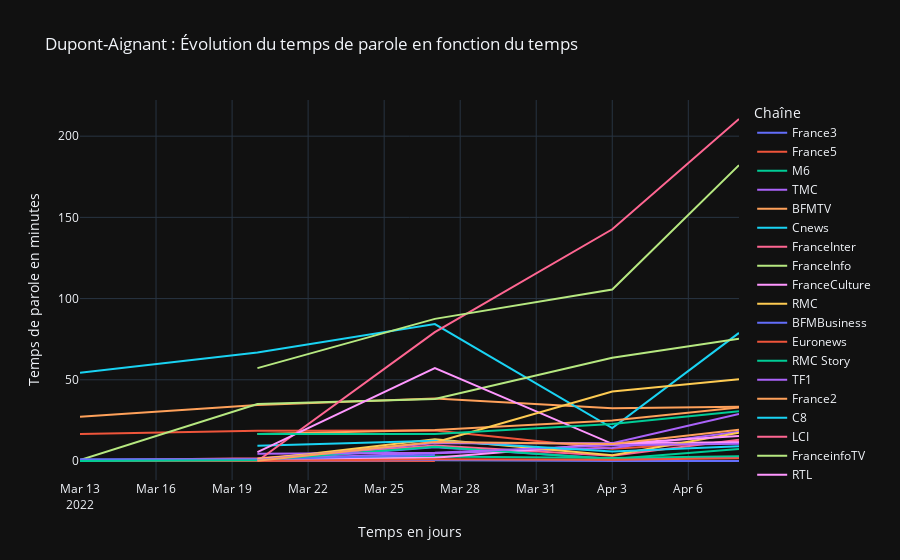

The code cell stored with this chart in its notebook:
### Code cell
px.line(df_dupont, x='Période', y="Somme", color='Chaîne', labels={
    "Période": "Temps en jours",
    "Somme": "Temps de parole en minutes",
    "Chaîne": "Chaîne"
}, title="Dupont-Aignant : Évolution du temps de parole en fonction du temps")

### Figure 1 — Plotly figure (JSON) as saved in the notebook; plotly's stock layout.template omitted (floating-point values rounded to 4 significant figures)
{"data": [{"hovertemplate": "Chaîne=France3<br>Temps en jours=%{x}<br>Temps de parole en minutes=%{y}<extra></extra>", "legendgroup": "France3", "line": {"color": "#636efa", "dash": "solid"}, "marker": {"symbol": "circle"}, "mode": "lines", "name": "France3", "orientation": "v", "showlegend": true, "x": ["2022-03-13T00:00:00", "2022-03-20T00:00:00", "2022-03-27T00:00:00", "2022-04-03T00:00:00", "2022-04-08T00:00:00"], "xaxis": "x", "y": [0.0, 0.0, 8.433, 1.433, 2.383], "yaxis": "y", "type": "scatter"}, {"hovertemplate": "Chaîne=France5<br>Temps en jours=%{x}<br>Temps de parole en minutes=%{y}<extra></extra>", "legendgroup": "France5", "line": {"color": "#EF553B", "dash": "solid"}, "marker": {"symbol": "circle"}, "mode": "lines", "name": "France5", "orientation": "v", "showlegend": true, "x": ["2022-03-13T00:00:00", "2022-03-20T00:00:00", "2022-03-27T00:00:00", "2022-04-03T00:00:00", "2022-04-08T00:00:00"], "xaxis": "x", "y": [16.63, 18.67, 18.73, 7.533, 11.95], "yaxis": "y", "type": "scatter"}, {"hovertemplate": "Chaîne=M6<br>Temps en jours=%{x}<br>Temps de parole en minutes=%{y}<extra></extra>", "legendgroup": "M6", "line": {"color": "#00cc96", "dash": "solid"}, "marker": {"symbol": "circle"}, "mode": "lines", "name": "M6", "orientation": "v", "showlegend": true, "x": ["2022-03-13T00:00:00", "2022-03-20T00:00:00", "2022-03-27T00:00:00", "2022-04-03T00:00:00", "2022-04-08T00:00:00"], "xaxis": "x", "y": [0.1167, 0.8167, 2.75, 1.8, 2.983], "yaxis": "y", "type": "scatter"}, {"hovertemplate": "Chaîne=TMC<br>Temps en jours=%{x}<br>Temps de parole en minutes=%{y}<extra></extra>", "legendgroup": "TMC", "line": {"color": "#ab63fa", "dash": "solid"}, "marker": {"symbol": "circle"}, "mode": "lines", "name": "TMC", "orientation": "v", "showlegend": true, "x": ["2022-03-13T00:00:00", "2022-03-20T00:00:00", "2022-03-27T00:00:00", "2022-04-03T00:00:00", "2022-04-08T00:00:00"], "xaxis": "x", "y": [0.6167, 1.133, 4.833, 8.067, 17.98], "yaxis": "y", "type": "scatter"}, {"hovertemplate": "Chaîne=BFMTV<br>Temps en jours=%{x}<br>Temps de parole en minutes=%{y}<extra></extra>", "legendgroup": "BFMTV", "line": {"color": "#FFA15A", "dash": "solid"}, "marker": {"symbol": "circle"}, "mode": "lines", "name": "BFMTV", "orientation": "v", "showlegend": true, "x": ["2022-03-13T00:00:00", "2022-03-20T00:00:00", "2022-03-27T00:00:00", "2022-04-03T00:00:00", "2022-04-08T00:00:00"], "xaxis": "x", "y": [27.27, 34.48, 38.52, 32.55, 33.35], "yaxis": "y", "type": "scatter"}, {"hovertemplate": "Chaîne=Cnews<br>Temps en jours=%{x}<br>Temps de parole en minutes=%{y}<extra></extra>", "legendgroup": "Cnews", "line": {"color": "#19d3f3", "dash": "solid"}, "marker": {"symbol": "circle"}, "mode": "lines", "name": "Cnews", "orientation": "v", "showlegend": true, "x": ["2022-03-13T00:00:00", "2022-03-20T00:00:00", "2022-03-27T00:00:00", "2022-04-03T00:00:00", "2022-04-08T00:00:00"], "xaxis": "x", "y": [54.4, 66.87, 84.28, 20.22, 78.87], "yaxis": "y", "type": "scatter"}, {"hovertemplate": "Chaîne=FranceInter<br>Temps en jours=%{x}<br>Temps de parole en minutes=%{y}<extra></extra>", "legendgroup": "FranceInter", "line": {"color": "#FF6692", "dash": "solid"}, "marker": {"symbol": "circle"}, "mode": "lines", "name": "FranceInter", "orientation": "v", "showlegend": true, "x": ["2022-03-13T00:00:00", "2022-03-20T00:00:00", "2022-03-27T00:00:00", "2022-04-03T00:00:00", "2022-04-08T00:00:00"], "xaxis": "x", "y": [0.5333, 1.683, 9.533, 3.183, 13.05], "yaxis": "y", "type": "scatter"}, {"hovertemplate": "Chaîne=FranceInfo<br>Temps en jours=%{x}<br>Temps de parole en minutes=%{y}<extra></extra>", "legendgroup": "FranceInfo", "line": {"color": "#B6E880", "dash": "solid"}, "marker": {"symbol": "circle"}, "mode": "lines", "name": "FranceInfo", "orientation": "v", "showlegend": true, "x": ["2022-03-13T00:00:00", "2022-03-20T00:00:00", "2022-03-27T00:00:00", "2022-04-03T00:00:00", "2022-04-08T00:00:00"], "xaxis": "x", "y": [0.5333, 35.03, 38.12, 63.57, 75.25], "yaxis": "y", "type": "scatter"}, {"hovertemplate": "Chaîne=FranceCulture<br>Temps en jours=%{x}<br>Temps de parole en minutes=%{y}<extra></extra>", "legendgroup": "FranceCulture", "line": {"color": "#FF97FF", "dash": "solid"}, "marker": {"symbol": "circle"}, "mode": "lines", "name": "FranceCulture", "orientation": "v", "showlegend": true, "x": ["2022-03-13T00:00:00", "2022-03-20T00:00:00", "2022-03-27T00:00:00", "2022-04-03T00:00:00", "2022-04-08T00:00:00"], "xaxis": "x", "y": [0.0, 0.7, 2.033, 10.95, 11.55], "yaxis": "y", "type": "scatter"}, {"hovertemplate": "Chaîne=RMC<br>Temps en jours=%{x}<br>Temps de parole en minutes=%{y}<extra></extra>", "legendgroup": "RMC", "line": {"color": "#FECB52", "dash": "solid"}, "marker": {"symbol": "circle"}, "mode": "lines", "name": "RMC", "orientation": "v", "showlegend": true, "x": ["2022-03-13T00:00:00", "2022-03-20T00:00:00", "2022-03-27T00:00:00", "2022-04-03T00:00:00", "2022-04-08T00:00:00"], "xaxis": "x", "y": [0.0, 0.6833, 13.33, 3.5, 17.38], "yaxis": "y", "type": "scatter"}, {"hovertemplate": "Chaîne=BFMBusiness<br>Temps en jours=%{x}<br>Temps de parole en minutes=%{y}<extra></extra>", "legendgroup": "BFMBusiness", "line": {"color": "#636efa", "dash": "solid"}, "marker": {"symbol": "circle"}, "mode": "lines", "name": "BFMBusiness", "orientation": "v", "showlegend": true, "x": ["2022-03-13T00:00:00", "2022-03-20T00:00:00", "2022-03-27T00:00:00"], "xaxis": "x", "y": [1.033, 1.033, 3.633], "yaxis": "y", "type": "scatter"}, {"hovertemplate": "Chaîne=Euronews<br>Temps en jours=%{x}<br>Temps de parole en minutes=%{y}<extra></extra>", "legendgroup": "Euronews", "line": {"color": "#EF553B", "dash": "solid"}, "marker": {"symbol": "circle"}, "mode": "lines", "name": "Euronews", "orientation": "v", "showlegend": true, "x": ["2022-03-13T00:00:00", "2022-03-20T00:00:00", "2022-03-27T00:00:00"], "xaxis": "x", "y": [0.0, 0.0, 0.0], "yaxis": "y", "type": "scatter"}, {"hovertemplate": "Chaîne=RMC Story<br>Temps en jours=%{x}<br>Temps de parole en minutes=%{y}<extra></extra>", "legendgroup": "RMC Story", "line": {"color": "#00cc96", "dash": "solid"}, "marker": {"symbol": "circle"}, "mode": "lines", "name": "RMC Story", "orientation": "v", "showlegend": true, "x": ["2022-03-13T00:00:00", "2022-03-20T00:00:00", "2022-03-27T00:00:00", "2022-04-03T00:00:00", "2022-04-08T00:00:00"], "xaxis": "x", "y": [0.0, 0.4, 8.833, 1.2, 7.4], "yaxis": "y", "type": "scatter"}, {"hovertemplate": "Chaîne=TF1<br>Temps en jours=%{x}<br>Temps de parole en minutes=%{y}<extra></extra>", "legendgroup": "TF1", "line": {"color": "#ab63fa", "dash": "solid"}, "marker": {"symbol": "circle"}, "mode": "lines", "name": "TF1", "orientation": "v", "showlegend": true, "x": ["2022-03-20T00:00:00", "2022-03-27T00:00:00", "2022-04-03T00:00:00", "2022-04-08T00:00:00"], "xaxis": "x", "y": [4.517, 5.05, 9.683, 10.65], "yaxis": "y", "type": "scatter"}, {"hovertemplate": "Chaîne=France2<br>Temps en jours=%{x}<br>Temps de parole en minutes=%{y}<extra></extra>", "legendgroup": "France2", "line": {"color": "#FFA15A", "dash": "solid"}, "marker": {"symbol": "circle"}, "mode": "lines", "name": "France2", "orientation": "v", "showlegend": true, "x": ["2022-03-20T00:00:00", "2022-03-27T00:00:00", "2022-04-03T00:00:00", "2022-04-08T00:00:00"], "xaxis": "x", "y": [16.65, 19.05, 24.98, 32.88], "yaxis": "y", "type": "scatter"}, {"hovertemplate": "Chaîne=C8<br>Temps en jours=%{x}<br>Temps de parole en minutes=%{y}<extra></extra>", "legendgroup": "C8", "line": {"color": "#19d3f3", "dash": "solid"}, "marker": {"symbol": "circle"}, "mode": "lines", "name": "C8", "orientation": "v", "showlegend": true, "x": ["2022-03-20T00:00:00", "2022-03-27T00:00:00", "2022-04-03T00:00:00", "2022-04-08T00:00:00"], "xaxis": "x", "y": [9.4, 12.43, 5.817, 9.15], "yaxis": "y", "type": "scatter"}, {"hovertemplate": "Chaîne=LCI<br>Temps en jours=%{x}<br>Temps de parole en minutes=%{y}<extra></extra>", "legendgroup": "LCI", "line": {"color": "#FF6692", "dash": "solid"}, "marker": {"symbol": "circle"}, "mode": "lines", "name": "LCI", "orientation": "v", "showlegend": true, "x": ["2022-03-20T00:00:00", "2022-03-27T00:00:00", "2022-04-03T00:00:00", "2022-04-08T00:00:00"], "xaxis": "x", "y": [0.0, 79.33, 142.7, 210.6], "yaxis": "y", "type": "scatter"}, {"hovertemplate": "Chaîne=FranceinfoTV<br>Temps en jours=%{x}<br>Temps de parole en minutes=%{y}<extra></extra>", "legendgroup": "FranceinfoTV", "line": {"color": "#B6E880", "dash": "solid"}, "marker": {"symbol": "circle"}, "mode": "lines", "name": "FranceinfoTV", "orientation": "v", "showlegend": true, "x": ["2022-03-20T00:00:00", "2022-03-27T00:00:00", "2022-04-03T00:00:00", "2022-04-08T00:00:00"], "xaxis": "x", "y": [57.2, 87.5, 105.6, 182.2], "yaxis": "y", "type": "scatter"}, {"hovertemplate": "Chaîne=RTL<br>Temps en jours=%{x}<br>Temps de parole en minutes=%{y}<extra></extra>", "legendgroup": "RTL", "line": {"color": "#FF97FF", "dash": "solid"}, "marker": {"symbol": "circle"}, "mode": "lines", "name": "RTL", "orientation": "v", "showlegend": true, "x": ["2022-03-20T00:00:00", "2022-03-27T00:00:00", "2022-04-03T00:00:00", "2022-04-08T00:00:00"], "xaxis": "x", "y": [5.45, 57.22, 10.55, 15.47], "yaxis": "y", "type": "scatter"}, {"hovertemplate": "Chaîne=Europe1<br>Temps en jours=%{x}<br>Temps de parole en minutes=%{y}<extra></extra>", "legendgroup": "Europe1", "line": {"color": "#FECB52", "dash": "solid"}, "marker": {"symbol": "circle"}, "mode": "lines", "name": "Europe1", "orientation": "v", "showlegend": true, "x": ["2022-03-20T00:00:00", "2022-03-27T00:00:00", "2022-04-03T00:00:00", "2022-04-08T00:00:00"], "xaxis": "x", "y": [1.25, 11.38, 42.83, 50.38], "yaxis": "y", "type": "scatter"}, {"hovertemplate": "Chaîne=RadioClassique<br>Temps en jours=%{x}<br>Temps de parole en minutes=%{y}<extra></extra>", "legendgroup": "RadioClassique", "line": {"color": "#636efa", "dash": "solid"}, "marker": {"symbol": "circle"}, "mode": "lines", "name": "RadioClassique", "orientation": "v", "showlegend": true, "x": ["2022-03-20T00:00:00", "2022-03-27T00:00:00", "2022-04-03T00:00:00", "2022-04-08T00:00:00"], "xaxis": "x", "y": [0.0, 0.6167, 0.0, 0.0], "yaxis": "y", "type": "scatter"}, {"hovertemplate": "Chaîne=SudRadio<br>Temps en jours=%{x}<br>Temps de parole en minutes=%{y}<extra></extra>", "legendgroup": "SudRadio", "line": {"color": "#EF553B", "dash": "solid"}, "marker": {"symbol": "circle"}, "mode": "lines", "name": "SudRadio", "orientation": "v", "showlegend": true, "x": ["2022-03-20T00:00:00", "2022-03-27T00:00:00", "2022-04-03T00:00:00", "2022-04-08T00:00:00"], "xaxis": "x", "y": [0.0, 1.133, 0.7667, 1.667], "yaxis": "y", "type": "scatter"}, {"hovertemplate": "Chaîne=TV5Monde<br>Temps en jours=%{x}<br>Temps de parole en minutes=%{y}<extra></extra>", "legendgroup": "TV5Monde", "line": {"color": "#00cc96", "dash": "solid"}, "marker": {"symbol": "circle"}, "mode": "lines", "name": "TV5Monde", "orientation": "v", "showlegend": true, "x": ["2022-03-20T00:00:00", "2022-03-27T00:00:00", "2022-04-03T00:00:00", "2022-04-08T00:00:00"], "xaxis": "x", "y": [16.65, 16.65, 22.83, 30.67], "yaxis": "y", "type": "scatter"}, {"hovertemplate": "Chaîne=RFI<br>Temps en jours=%{x}<br>Temps de parole en minutes=%{y}<extra></extra>", "legendgroup": "RFI", "line": {"color": "#ab63fa", "dash": "solid"}, "marker": {"symbol": "circle"}, "mode": "lines", "name": "RFI", "orientation": "v", "showlegend": true, "x": ["2022-03-20T00:00:00", "2022-03-27T00:00:00", "2022-04-03T00:00:00", "2022-04-08T00:00:00"], "xaxis": "x", "y": [0.6167, 11.1, 10.95, 28.98], "yaxis": "y", "type": "scatter"}, {"hovertemplate": "Chaîne=France24<br>Temps en jours=%{x}<br>Temps de parole en minutes=%{y}<extra></extra>", "legendgroup": "France24", "line": {"color": "#FFA15A", "dash": "solid"}, "marker": {"symbol": "circle"}, "mode": "lines", "name": "France24", "orientation": "v", "showlegend": true, "x": ["2022-03-20T00:00:00", "2022-03-27T00:00:00", "2022-04-03T00:00:00", "2022-04-08T00:00:00"], "xaxis": "x", "y": [0.1833, 11.75, 10.52, 19.22], "yaxis": "y", "type": "scatter"}, {"hovertemplate": "Chaîne=RMCDecouverte<br>Temps en jours=%{x}<br>Temps de parole en minutes=%{y}<extra></extra>", "legendgroup": "RMCDecouverte", "line": {"color": "#19d3f3", "dash": "solid"}, "marker": {"symbol": "circle"}, "mode": "lines", "name": "RMCDecouverte", "orientation": "v", "showlegend": true, "x": ["2022-03-27T00:00:00"], "xaxis": "x", "y": [0.0], "yaxis": "y", "type": "scatter"}], "layout": {"xaxis": {"anchor": "y", "domain": [0.0, 1.0], "title": {"text": "Temps en jours"}}, "yaxis": {"anchor": "x", "domain": [0.0, 1.0], "title": {"text": "Temps de parole en minutes"}}, "legend": {"title": {"text": "Chaîne"}, "tracegroupgap": 0}, "title": {"text": "Dupont-Aignant : Évolution du temps de parole en fonction du temps"}}}
